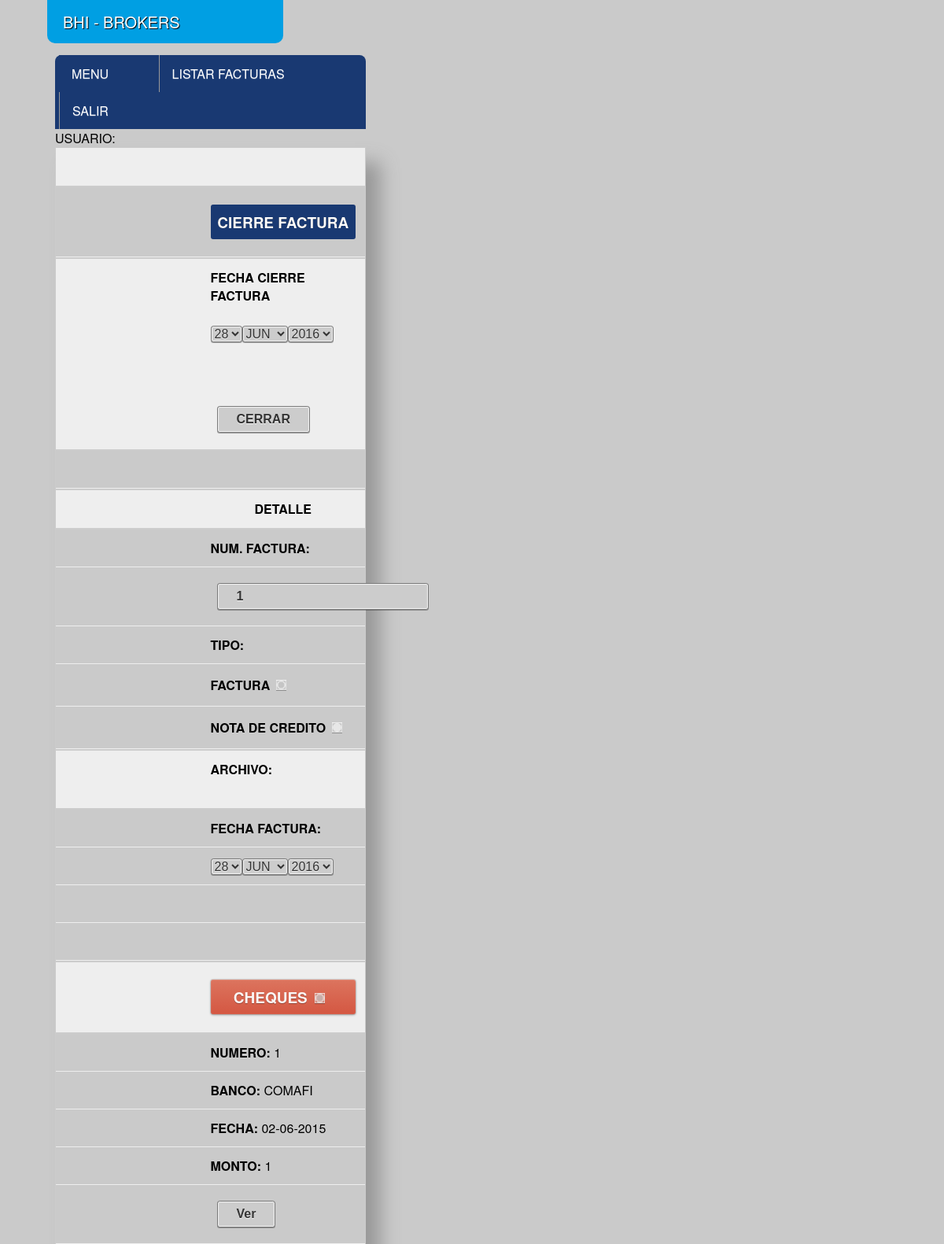
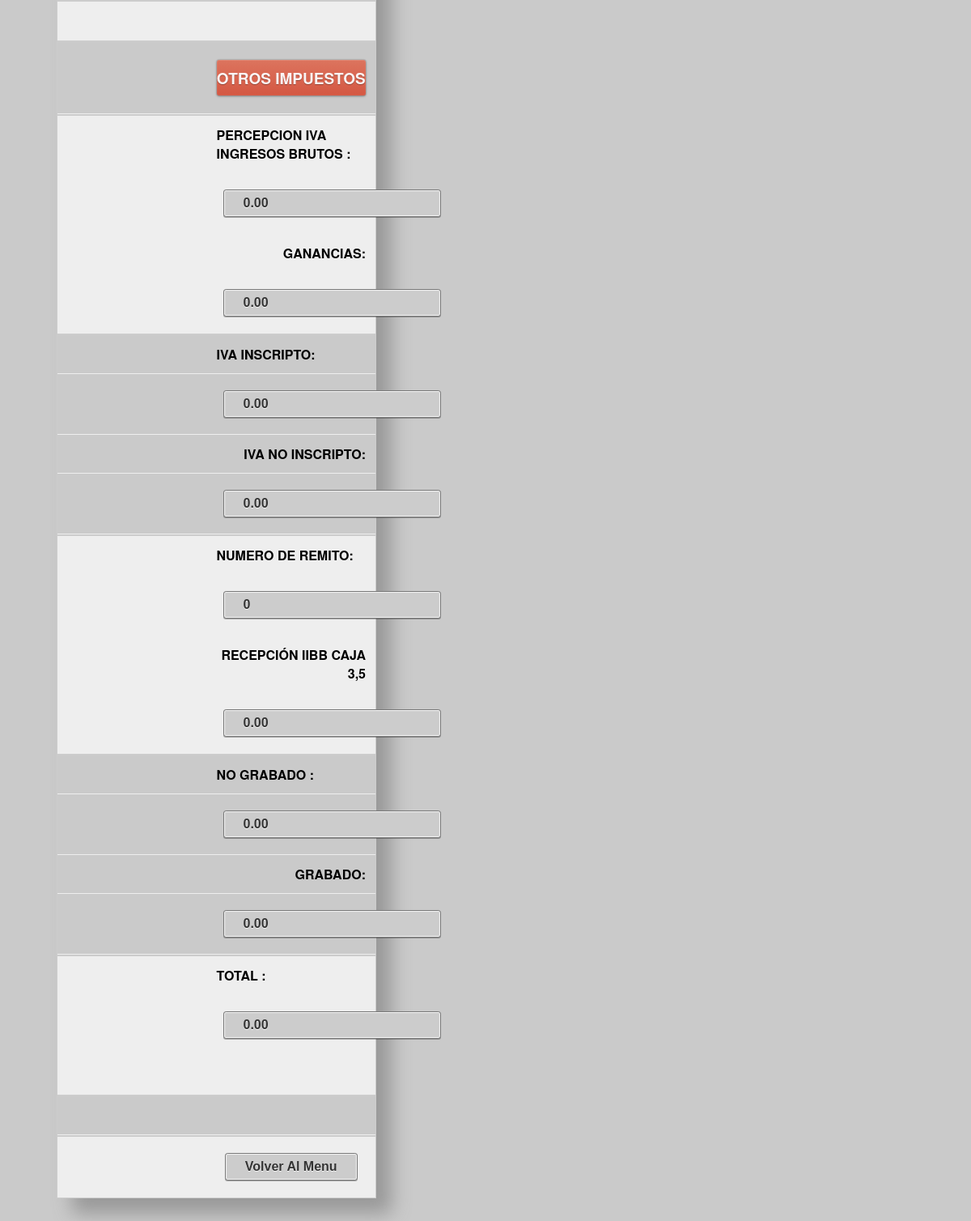
The app's page /contable/facingc.php?accion=MOD&cod=7&codfac=15&lugar=Seguridad&Conta=S with its own data (2 pictures, top to bottom).
### tables this page shows
CREATE TABLE IF NOT EXISTS `facturas_ingresantes` (
  `cod_fac_ing` bigint(20) NOT NULL AUTO_INCREMENT,
  `lugar_fac_ing` varchar(50) NOT NULL,
  `cod_ord` bigint(20) NOT NULL,
  `arch_fac_ing` varchar(200) NOT NULL,
  `nro_fac_ing` bigint(20) NOT NULL,
  `fe_a_fac_ing` timestamp NOT NULL DEFAULT CURRENT_TIMESTAMP ON UPDATE CURRENT_TIMESTAMP,
  `met_pag_fac_ing` varchar(1) NOT NULL,
  `banco_fac_ing` varchar(50) NOT NULL,
  `tipo_fac_ing` varchar(1) NOT NULL,
  `percep_iva_fac_ing` float(10,2) NOT NULL,
  `ganancias_fac_ing` float(10,2) NOT NULL,
  `gravado_fac_ing` float(10,2) NOT NULL,
  `iva_ins_fac_ing` float(10,2) NOT NULL,
  `iva_no_ins_fac_ing` float(10,2) NOT NULL,
  `nro_remito_fac_ing` bigint(20) NOT NULL,
  `recep_iibb_fac_ing` float(10,2) NOT NULL,
  `no_grabado_fac_ing` float(10,2) NOT NULL,
  `total_fac_ing` float(10,2) NOT NULL,
  `fe_cierre_fac` timestamp NOT NULL DEFAULT '0000-00-00 00:00:00',
  PRIMARY KEY (`cod_fac_ing`)
);

CREATE TABLE IF NOT EXISTS `cheques` (
  `cod_ord` int(11) NOT NULL,
  `cod_che` bigint(11) NOT NULL AUTO_INCREMENT,
  `lugar_che` char(30) NOT NULL,
  `bco_emi_che` char(40) NOT NULL,
  `nro_che` bigint(11) NOT NULL,
  `fe_emi_che` timestamp NOT NULL DEFAULT CURRENT_TIMESTAMP ON UPDATE CURRENT_TIMESTAMP,
  `emi_che` char(40) NOT NULL,
  `paga_che` char(40) NOT NULL,
  `observa_che` char(150) NOT NULL,
  `fe_sal_che` timestamp NOT NULL DEFAULT '0000-00-00 00:00:00',
  `concep_ing_che` char(40) NOT NULL,
  `concep_sal_che` char(40) NOT NULL,
  `fe_dif_che` timestamp NOT NULL DEFAULT '0000-00-00 00:00:00',
  `cod_ref` varchar(30) NOT NULL,
  `monto_che` float NOT NULL,
  `estado_che` int(1) NOT NULL,
  `resto12` varchar(1) NOT NULL,
  PRIMARY KEY (`cod_che`)
);

### contable/facingc.php (the view, shortened to what this page needs)
<?php
require_once("../funciones.inc.php");
 $Xnombre ="";
	$cod 	= $_GET['cod'];
	$accion = $_GET['accion'];
	$lugar 	= $_GET['lugar'];
	$codfac = $_GET['codfac'];
		$NUMFacIng 		= "";
		$FILEfactu 		= "";
		$TXTBancoFI 	= "";
        $TXTIvaIngBru 	= "";
		$TXTGanancia 	= "";
		$NUMIvaIns 		= "";
		$NUMIvaNoIns 	= "";
		$NUMRemito 		= "";
		$TXTIibb 		= "";
		$TXTNoGrab 		= "";
		$NUMMonTotal	= "";
		$TXTGrab		= "";
		$cantidad		= "";
		$FECierreFac	="";
		$RDObancoFI		="E";
	if($accion == "MOD"){
		$db1  = conecto();
		$sql1 = "select * from facturas_ingresantes where cod_ord = ".$cod." and  cod_fac_ing = ".$codfac." ";
		$r1   = mysqli_query($db1, $sql1);
		while ($arr1 = mysqli_fetch_array($r1))
		{
			$lugar			= trim($arr1['lugar_fac_ing']);
			$NUMFacIng 		= trim($arr1['nro_fac_ing']);
			$FILEfactu 		= trim($arr1['arch_fac_ing']);
			$RDObancoFI 	= trim($arr1['met_pag_fac_ing']);
			$TXTBancoFI 	= trim($arr1['banco_fac_ing']);
			$TXTIvaIngBru 	= trim($arr1['percep_iva_fac_ing']);
			$TXTGanancia 	= trim($arr1['ganancias_fac_ing']);
			$NUMIvaIns 		= trim($arr1['iva_ins_fac_ing']);
			$NUMIvaNoIns 	= trim($arr1['iva_no_ins_fac_ing']);
			$NUMRemito 		= trim($arr1['nro_remito_fac_ing']);
			$TXTIibb 		= trim($arr1['recep_iibb_fac_ing']);
			$TXTNoGrab 		= trim($arr1['no_grabado_fac_ing']);
			$NUMMonTotal	= trim($arr1['total_fac_ing']);
			$TXTGrab		= trim($arr1['gravado_fac_ing']);
			$FECierreFac	= trim($arr1['fe_cierre_fac']);
		}
		if(strlen($FILEfactu)==0){$FILEfactu = "";}
		$db_vc  = conecto();
		$sql_vc = " select count(*) as canti from cheques where cod_ord = ".$cod." and lugar_che  = '".$lugar."' ";
		$r_vc	  = mysqli_query($db_vc, $sql_vc);
		$arrx = mysqli_fetch_array($r_vc);
		$cantidad = $arrx['canti'];
		$dbch  = conecto();
		$sqlch = "select * from cheques where cod_ord = '".$cod."' and lugar_che = '".$lugar."' ";
		$rch   = mysqli_query($dbch, $sqlch);
	}
?>
<!DOCTYPE html>
<html>
 <head>
	<link rel="stylesheet" href="../css/style.css">
    <link rel="stylesheet" type="text/css" href="../css/slimmenu.css">
 </head>
<body>
	<div class="logo">BHI - BROKERS</div>
	<div id="page-wrap">
 <form action="" method="post" name="form1" enctype="multipart/form-data" >
    <?php include 'menu.php'; ?>
	<p>USUARIO: <?php echo $Xnombre; ?></p>
	<table class="sombra">
	        <tbody>
	          <tr>
	            <td colspan="5">&nbsp;</td>
              </tr>
			  <?php if($FECierreFac=="0000-00-00 00:00:00"){   ?>
	          <tr>
	            <td colspan="5"><div align="center" class="titulo"><strong>CIERRE FACTURA</strong></div></td>
              </tr>
	          <tr>
	            <td colspan="2"><strong>FECHA CIERRE FACTURA </strong></td>
	            <td><strong>
	              <?php pinto_fecha('FECierreFac','','');?>
	            </strong></td>
	            <td>&nbsp;</td>
	            <td><span style="color: #000">
	              <input type="submit" name="BTNcerrar" id="BTNcerrar" class="button" value="CERRAR">
	            </span></td>
              </tr>
              <?php  }  ?>
              <tr>
	            <td colspan="5">&nbsp;</td>
              </tr>
	          <tr>
	            <td colspan="5"><div align="center"><span style="color: #000"><strong>DETALLE</strong></span></div></td>
	            </tr>
	          <tr>
	            <td><strong>NUM. FACTURA:</strong></td>
	            <td><strong><input name="NUMFacIng" type="text" class="button" id="NUMFacIng" value="<?php echo $NUMFacIng; ?>" maxlength="20" disabled></strong></td>
	            <td><strong>TIPO:</strong></td>
	            <td><strong>FACTURA</strong><input name="RDODES" type="radio" class="button" id="RDODES" value="F" checked disabled></td>
	            <td><strong>NOTA DE CREDITO</strong><input name="RDODES" type="radio" class="button" id="RDODES" value="N" disabled></td>
              </tr>
	          <tr>
	            <td><strong>ARCHIVO:</strong> </td>
	            <td colspan="4"><div align="left"><span style="color: #000"><?php echo $FILEfactu; ?></span></div></td>
	            </tr>
	          <tr>
	            <td><strong>FECHA FACTURA: </strong></td>
	            <td><?php pinto_fecha('LSTfechaFI','','');?></td>
	            <td>&nbsp;</td>
	            <td colspan="2">&nbsp;</td>
	           </tr>
         	 <?php
			 	if ($cantidad <= "0"){
			   ?>
              <tr>
                <td><strong>METODO DE PAGO:</strong></td>
                <td colspan="2"><div align="right"><strong> EFECTIVO:
                  <input type="radio" name="RDObancoFI" id="RDObancoFI" value="E" onclick="toggle(this)" class="button" <?php if($RDObancoFI=="E"){ echo "checked";}?> disabled>
                  CHEQUE:
  <input type="radio" name="RDObancoFI" id="RDObancoFI" value="C" onclick="toggle(this)" class="button" <?php if($RDObancoFI=="C"){ echo "checked";}?> disabled>
                  BANCO:
  <input type="radio" name="RDObancoFI" id="RDObancoFI" value="B" onclick="toggle(this)" class="button" <?php if($RDObancoFI=="B"){ echo "checked";}?> disabled>
  <input name="TXTBancoFI" type="text" class="button" id="TXTBancoFI" value="<?php echo $TXTBancoFI; ?>" size="8" maxlength="30" disabled>
                </strong></div></td>
                <td>&nbsp;</td>
                <td>&nbsp;</td>
              </tr>
              <?php
			  	}else{
			   ?>
              <tr>
                <td colspan="5"><div align="center" class="subtitulo"><strong>CHEQUES<input type="radio" name="RDObancoFI" id="RDObancoFI" value="C" class="button" checked disabled></strong></div></td>
              </tr>
				<?php
                    while ($arrch = mysqli_fetch_array($rch))
                    {
						$monto_che  	= trim($arrch['monto_che']);
                 ?>
                <tr>
                    <td><strong>NUMERO:</strong> <?php echo $nro_che = trim($arrch['nro_che']);?></td>
                    <td><strong>BANCO:</strong> <?php  echo $bco_emi_che = trim($arrch['bco_emi_che']); ?></td>
                    <td><strong>FECHA:</strong> <?php echo $fecha_alta = date("d-m-Y", strtotime($arrch['fe_emi_che'])); ?></td>
                    <td><strong>MONTO:</strong> <?php echo $monto_che;?></td>
                    <td>
                        <a href="<?php 	$cod_che = trim($arrch['cod_che']);
                                        echo '../veocheque.php?cod='.$cod_che; ?>"><button class="button" type="button"><?php
                                        echo 'Ver';
                                    ?></button></a></td>
                </tr>
                <?php }  ?>
            <?php }   ?>
              <tr>
                <td colspan="5">&nbsp;</td>
              </tr>
              <tr>
	          	<td colspan="5"><div align="center" class="subtitulo"><strong>OTROS IMPUESTOS</strong></div></td>
              </tr>
              <tr>
	            <td><strong>PERCEPCION IVA INGRESOS BRUTOS :</strong></td>
	            <td><input name="TXTIvaIngBru" type="text" class="button" id="TXTIvaIngBru" value="<?php echo $TXTIvaIngBru; ?>" maxlength="14" disabled></td>
	            <td><div align="right"><strong>GANANCIAS:</strong></div></td>
	            <td colspan="2"><strong>
	              <input name="TXTGanancia" type="text" class="button" id="TXTGanancia" value="<?php echo $TXTGanancia; ?>" maxlength="14" disabled></strong></td>
              </tr>
	          <tr>
	            <td><strong>IVA INSCRIPTO:</strong></td>
	            <td><strong>
                <input name="NUMIvaIns" type="text" class="button" id="NUMIvaIns" value="<?php echo $NUMIvaIns; ?>" maxlength="14" disabled></strong></td>
	            <td><div align="right"><strong>IVA NO INSCRIPTO:</strong></div></td>
	            <td colspan="2"><input name="NUMIvaNoIns" type="text" class="button" id="NUMIvaNoIns" value="<?php echo $NUMIvaNoIns; ?>" maxlength="14" disabled></td>
              </tr>
	          <tr>
	            <td><strong>NUMERO DE REMITO:</strong></td>
	            <td><strong><input name="NUMRemito" type="text" class="button" id="NUMRemito" value="<?php echo $NUMRemito; ?>" maxlength="14" disabled></strong></td>
	            <td><div align="right"><strong>RECEPCI&Oacute;N IIBB CAJA 3,5</strong></div></td>
	            <td colspan="2"><input name="TXTIibb" type="text" class="button" id="TXTIibb" value="<?php echo $TXTIibb; ?>" maxlength="14" disabled></td>
              </tr>
	          <tr>
	            <td><strong>NO GRABADO :</strong></td>
	            <td><strong><input name="TXTNoGrab" type="text" class="button" id="TXTNoGrab" value="<?php echo $TXTNoGrab; ?>" maxlength="14" disabled></strong></td>
	            <td><div align="right"><strong>GRABADO:</strong></div></td>
	            <td colspan="2"><input name="TXTGrab" type="text" class="button" id="TXTGrab" value="<?php echo $TXTGrab; ?>" maxlength="14" disabled></td>
	            </tr>
	          <tr>
	            <td><strong>TOTAL : </strong></td>
	            <td><strong>
	              <input name="NUMMonTotal" type="text" class="button" id="NUMMonTotal" value="<?php echo $NUMMonTotal; ?>" maxlength="15" disabled>
	            </strong></td>
	            <td colspan="3">&nbsp;</td>
              </tr>
	          <tr>
	            <td colspan="5">&nbsp;</td>
	            </tr>
	          <tr>
	            <td colspan="5"><div align="center"><span style="color: #000">
	              <input type="submit" name="BTNvolver" id="BTNvolver" class="button" value="Volver Al Menu">
                </span></div></td>
	            </tr>
	          </tbody>
	        </table>
 </form>
    <br>
	</div>
</body>
</html>

### funciones.inc.php (shortened to what this page needs)
<?php
function pinto_fecha($nombre,$readonly,$default)
{
	if ($default=='')
	{
	$default = date("Y-m-d");
	}
	$elegido_dia = substr($default, 8, 2);
	$elegido_mes = substr($default, 5, 2);
	$elegido_anio = substr($default, 0, 4);
	$mes[1] = 'ENE';
	$mes[2] = 'FEB';
	$mes[3] = 'MAR';
	$mes[4] = 'ABR';
	$mes[5] = 'MAY';
	$mes[6] = 'JUN';
	$mes[7] = 'JUL';
	$mes[8] = 'AGO';
	$mes[9] = 'SET';
	$mes[10] = 'OCT';
	$mes[11] = 'NOV';
	$mes[12] = 'DIC';
	if ($readonly == "S")
	{
		$disabled = 'disabled';
	}else
	{
		$disabled = '';
	}
	echo '<select'.' id="'.$nombre.'_dia" '.' name="'.$nombre.'_dia" '.$disabled.' class="button-fecha" >'."\n";
	for ($i = 1; $i <= 31; $i++)
	{
			if (add_ceros($i,2) == $elegido_dia)
			{
				$elegido = 'selected';
			}
			else
			{
				$elegido = '';
			}
		echo '<option value="'.add_ceros($i,2).'" '. $elegido.'>'.add_ceros($i,2).'</option>'."\n";
	}
	 echo '</select>';
	echo '<select'.' id="'.$nombre.'_mes" '.' name="'.$nombre.'_mes" '.$disabled.' class="button-fecha" >'."\n";
	for ($i = 1; $i <= 12; $i++)
	{
			if (add_ceros($i,2) == $elegido_mes)
			{
				$elegido = 'selected';
			}
			else
			{
				$elegido = '';
			}
		echo '<option value="'.add_ceros($i,2).'" '. $elegido.'>'.$mes[$i].'</option>'."\n";
	}
	 echo '</select>';
	echo '<select'.' id="'.$nombre.'_anio" '.' name="'.$nombre.'_anio" '.$disabled.' class="button-fecha" >'."\n";
	for ($i = $elegido_anio - 6; $i <= $elegido_anio + 1; $i++)
	{
			if ($i == $elegido_anio)
			{
				$elegido = 'selected';
			}
			else
			{
				$elegido = '';
			}
		echo '<option value="'.$i.'" '. $elegido.'>'.$i.'</option>'."\n";
	}
	 echo '</select>';
}
function add_ceros($numero,$ceros)
{
	$order_diez = explode(".",$numero);
	$dif_diez	= $ceros - strlen($order_diez[0]);
	for($m = 0;	$m < $dif_diez;	$m++)
		{
			@$insertar_ceros.= 0;
		}
	return $insertar_ceros.= $numero;
}
?>

### records on screen
facturas_ingresantes: NUMFacIng "1", LSTfechaFI_dia "28", LSTfechaFI_mes "JUN", LSTfechaFI_anio "2016", TXTIvaIngBru "0.00", TXTGanancia "0.00", NUMIvaIns "0.00", NUMIvaNoIns "0.00", NUMRemito "0", TXTIibb "0.00", TXTNoGrab "0.00", TXTGrab "0.00", NUMMonTotal "0.00"
cheques: nro_che "1", bco_emi_che "COMAFI", fe_emi_che "02-06-2015", monto_che "1"

### other values on screen
form field FECierreFac_dia "28"
form field FECierreFac_mes "JUN"
form field FECierreFac_anio "2016"
